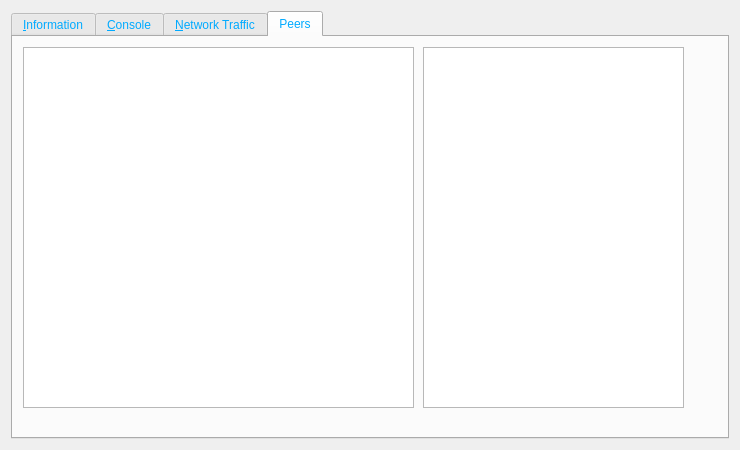
<?xml version="1.0" encoding="UTF-8"?>
<ui version="4.0">
 <class>RPCConsole</class>
 <widget class="QWidget" name="RPCConsole">
  <property name="geometry">
   <rect>
    <x>0</x>
    <y>0</y>
    <width>740</width>
    <height>450</height>
   </rect>
  </property>
  <property name="windowTitle">
   <string>SorachanCoin - Debug window</string>
  </property>
  <property name="styleSheet">
   <string notr="true">background-image: url(:/images/bkg2);
color: rgb(0, 170, 255);</string>
  </property>
  <layout class="QVBoxLayout" name="verticalLayout_2">
   <item>
    <widget class="QTabWidget" name="tabWidget">
     <property name="locale">
      <locale language="English" country="UnitedStates"/>
     </property>
     <property name="currentIndex">
      <number>3</number>
     </property>
     <widget class="QWidget" name="tab_info">
      <attribute name="title">
       <string>&amp;Information</string>
      </attribute>
      <layout class="QGridLayout" name="gridLayout">
       <item row="15" column="2">
        <widget class="QLabel" name="labelConfigfile">
         <property name="font">
          <font>
           <weight>75</weight>
           <bold>true</bold>
          </font>
         </property>
         <property name="text">
          <string>Configuration file</string>
         </property>
        </widget>
       </item>
       <item row="13" column="2">
        <widget class="QLabel" name="lastBlockTime">
         <property name="cursor">
          <cursorShape>IBeamCursor</cursorShape>
         </property>
         <property name="text">
          <string>N/A</string>
         </property>
         <property name="textFormat">
          <enum>Qt::PlainText</enum>
         </property>
         <property name="textInteractionFlags">
          <set>Qt::LinksAccessibleByMouse|Qt::TextSelectableByKeyboard|Qt::TextSelectableByMouse</set>
         </property>
        </widget>
       </item>
       <item row="11" column="0">
        <widget class="QLabel" name="label_3">
         <property name="text">
          <string>Current number of blocks</string>
         </property>
        </widget>
       </item>
       <item row="11" column="2">
        <widget class="QLabel" name="numberOfBlocks">
         <property name="cursor">
          <cursorShape>IBeamCursor</cursorShape>
         </property>
         <property name="text">
          <string>N/A</string>
         </property>
         <property name="textFormat">
          <enum>Qt::PlainText</enum>
         </property>
         <property name="textInteractionFlags">
          <set>Qt::LinksAccessibleByMouse|Qt::TextSelectableByKeyboard|Qt::TextSelectableByMouse</set>
         </property>
        </widget>
       </item>
       <item row="17" column="0">
        <widget class="QLabel" name="labelCLOptions">
         <property name="font">
          <font>
           <weight>75</weight>
           <bold>true</bold>
          </font>
         </property>
         <property name="text">
          <string>Command-line options</string>
         </property>
        </widget>
       </item>
       <item row="16" column="0">
        <widget class="QPushButton" name="openDebugLogfileButton">
         <property name="toolTip">
          <string>Open the SorachanCoin debug log file from the current data directory. This can take a few seconds for large log files.</string>
         </property>
         <property name="text">
          <string>&amp;Open</string>
         </property>
         <property name="autoDefault">
          <bool>false</bool>
         </property>
        </widget>
       </item>
       <item row="15" column="0">
        <widget class="QLabel" name="labelDebugLogfile">
         <property name="font">
          <font>
           <weight>75</weight>
           <bold>true</bold>
          </font>
         </property>
         <property name="text">
          <string>Debug log file</string>
         </property>
        </widget>
       </item>
       <item row="18" column="3" rowspan="2">
        <spacer name="horizontalSpacer">
         <property name="orientation">
          <enum>Qt::Horizontal</enum>
         </property>
         <property name="sizeHint" stdset="0">
          <size>
           <width>404</width>
           <height>20</height>
          </size>
         </property>
        </spacer>
       </item>
       <item row="19" column="1">
        <spacer name="verticalSpacer">
         <property name="orientation">
          <enum>Qt::Vertical</enum>
         </property>
         <property name="sizeHint" stdset="0">
          <size>
           <width>20</width>
           <height>40</height>
          </size>
         </property>
        </spacer>
       </item>
       <item row="18" column="0">
        <widget class="QPushButton" name="showCLOptionsButton">
         <property name="toolTip">
          <string>Show the SorachanCoin-qt help message to get a list with possible SorachanCoin command-line options.</string>
         </property>
         <property name="text">
          <string>&amp;Show</string>
         </property>
         <property name="autoDefault">
          <bool>false</bool>
         </property>
        </widget>
       </item>
       <item row="13" column="0">
        <widget class="QLabel" name="label_2">
         <property name="text">
          <string>Last block time</string>
         </property>
        </widget>
       </item>
       <item row="7" column="0">
        <widget class="QLabel" name="label_11">
         <property name="font">
          <font>
           <weight>75</weight>
           <bold>true</bold>
          </font>
         </property>
         <property name="text">
          <string>Network</string>
         </property>
        </widget>
       </item>
       <item row="6" column="2">
        <widget class="QLabel" name="startupTime">
         <property name="cursor">
          <cursorShape>IBeamCursor</cursorShape>
         </property>
         <property name="text">
          <string>N/A</string>
         </property>
         <property name="textFormat">
          <enum>Qt::PlainText</enum>
         </property>
         <property name="textInteractionFlags">
          <set>Qt::LinksAccessibleByMouse|Qt::TextSelectableByKeyboard|Qt::TextSelectableByMouse</set>
         </property>
        </widget>
       </item>
       <item row="6" column="0">
        <widget class="QLabel" name="label_13">
         <property name="text">
          <string>Startup time</string>
         </property>
        </widget>
       </item>
       <item row="9" column="0">
        <widget class="QLabel" name="label_8">
         <property name="text">
          <string>On testnet</string>
         </property>
        </widget>
       </item>
       <item row="8" column="2">
        <widget class="QLabel" name="numberOfConnections">
         <property name="cursor">
          <cursorShape>IBeamCursor</cursorShape>
         </property>
         <property name="text">
          <string>N/A</string>
         </property>
         <property name="textFormat">
          <enum>Qt::PlainText</enum>
         </property>
         <property name="textInteractionFlags">
          <set>Qt::LinksAccessibleByMouse|Qt::TextSelectableByKeyboard|Qt::TextSelectableByMouse</set>
         </property>
        </widget>
       </item>
       <item row="8" column="0">
        <widget class="QLabel" name="label_7">
         <property name="text">
          <string>Number of connections</string>
         </property>
        </widget>
       </item>
       <item row="10" column="0">
        <widget class="QLabel" name="label_10">
         <property name="font">
          <font>
           <weight>75</weight>
           <bold>true</bold>
          </font>
         </property>
         <property name="text">
          <string>Block chain</string>
         </property>
        </widget>
       </item>
       <item row="9" column="2">
        <widget class="QCheckBox" name="isTestNet">
         <property name="enabled">
          <bool>false</bool>
         </property>
         <property name="text">
          <string/>
         </property>
        </widget>
       </item>
       <item row="12" column="0">
        <widget class="QLabel" name="label_4">
         <property name="text">
          <string>Estimated total blocks</string>
         </property>
        </widget>
       </item>
       <item row="12" column="2">
        <widget class="QLabel" name="totalBlocks">
         <property name="cursor">
          <cursorShape>IBeamCursor</cursorShape>
         </property>
         <property name="text">
          <string>N/A</string>
         </property>
         <property name="textFormat">
          <enum>Qt::PlainText</enum>
         </property>
         <property name="textInteractionFlags">
          <set>Qt::LinksAccessibleByMouse|Qt::TextSelectableByKeyboard|Qt::TextSelectableByMouse</set>
         </property>
        </widget>
       </item>
       <item row="2" column="2">
        <widget class="QLabel" name="clientVersion">
         <property name="cursor">
          <cursorShape>IBeamCursor</cursorShape>
         </property>
         <property name="text">
          <string>N/A</string>
         </property>
         <property name="textFormat">
          <enum>Qt::PlainText</enum>
         </property>
         <property name="textInteractionFlags">
          <set>Qt::LinksAccessibleByMouse|Qt::TextSelectableByKeyboard|Qt::TextSelectableByMouse</set>
         </property>
        </widget>
       </item>
       <item row="4" column="0">
        <widget class="QLabel" name="label_berkeleyDBVersion">
         <property name="text">
          <string>Using BerkeleyDB version</string>
         </property>
         <property name="indent">
          <number>10</number>
         </property>
        </widget>
       </item>
       <item row="3" column="0">
        <widget class="QLabel" name="label_14">
         <property name="text">
          <string>Using OpenSSL version</string>
         </property>
         <property name="indent">
          <number>10</number>
         </property>
        </widget>
       </item>
       <item row="3" column="2">
        <widget class="QLabel" name="openSSLVersion">
         <property name="cursor">
          <cursorShape>IBeamCursor</cursorShape>
         </property>
         <property name="text">
          <string>N/A</string>
         </property>
         <property name="textFormat">
          <enum>Qt::PlainText</enum>
         </property>
         <property name="textInteractionFlags">
          <set>Qt::LinksAccessibleByMouse|Qt::TextSelectableByKeyboard|Qt::TextSelectableByMouse</set>
         </property>
        </widget>
       </item>
       <item row="4" column="2">
        <widget class="QLabel" name="berkeleyDBVersion">
         <property name="cursor">
          <cursorShape>IBeamCursor</cursorShape>
         </property>
         <property name="text">
          <string>N/A</string>
         </property>
         <property name="textFormat">
          <enum>Qt::PlainText</enum>
         </property>
         <property name="textInteractionFlags">
          <set>Qt::LinksAccessibleByMouse|Qt::TextSelectableByKeyboard|Qt::TextSelectableByMouse</set>
         </property>
        </widget>
       </item>
       <item row="5" column="0">
        <widget class="QLabel" name="label_12">
         <property name="text">
          <string>Build date</string>
         </property>
        </widget>
       </item>
       <item row="5" column="2">
        <widget class="QLabel" name="buildDate">
         <property name="cursor">
          <cursorShape>IBeamCursor</cursorShape>
         </property>
         <property name="text">
          <string>2018-6</string>
         </property>
         <property name="textFormat">
          <enum>Qt::PlainText</enum>
         </property>
         <property name="textInteractionFlags">
          <set>Qt::LinksAccessibleByMouse|Qt::TextSelectableByKeyboard|Qt::TextSelectableByMouse</set>
         </property>
        </widget>
       </item>
       <item row="2" column="0">
        <widget class="QLabel" name="label_6">
         <property name="text">
          <string>Client version</string>
         </property>
        </widget>
       </item>
       <item row="0" column="0">
        <widget class="QLabel" name="label_9">
         <property name="font">
          <font>
           <weight>75</weight>
           <bold>true</bold>
          </font>
         </property>
         <property name="text">
          <string>SorachanCoin Core</string>
         </property>
        </widget>
       </item>
       <item row="1" column="2">
        <widget class="QLabel" name="clientName">
         <property name="cursor">
          <cursorShape>IBeamCursor</cursorShape>
         </property>
         <property name="text">
          <string>N/A</string>
         </property>
         <property name="textFormat">
          <enum>Qt::PlainText</enum>
         </property>
         <property name="textInteractionFlags">
          <set>Qt::LinksAccessibleByMouse|Qt::TextSelectableByKeyboard|Qt::TextSelectableByMouse</set>
         </property>
        </widget>
       </item>
       <item row="1" column="0">
        <widget class="QLabel" name="label_5">
         <property name="text">
          <string>Client name</string>
         </property>
        </widget>
       </item>
       <item row="14" column="2">
        <spacer name="verticalSpacer_2">
         <property name="orientation">
          <enum>Qt::Vertical</enum>
         </property>
         <property name="sizeHint" stdset="0">
          <size>
           <width>20</width>
           <height>20</height>
          </size>
         </property>
        </spacer>
       </item>
       <item row="16" column="2">
        <widget class="QPushButton" name="openConfigurationfileButton">
         <property name="toolTip">
          <string>Open the SorachanCoin configuration file from the current data directory.</string>
         </property>
         <property name="text">
          <string>O&amp;pen</string>
         </property>
         <property name="autoDefault">
          <bool>false</bool>
         </property>
        </widget>
       </item>
      </layout>
     </widget>
     <widget class="QWidget" name="tab_console">
      <attribute name="title">
       <string>&amp;Console</string>
      </attribute>
      <layout class="QVBoxLayout" name="verticalLayout_3">
       <property name="spacing">
        <number>3</number>
       </property>
       <item>
        <widget class="QTextEdit" name="messagesWidget">
         <property name="minimumSize">
          <size>
           <width>0</width>
           <height>100</height>
          </size>
         </property>
         <property name="readOnly">
          <bool>true</bool>
         </property>
         <property name="tabKeyNavigation" stdset="0">
          <bool>false</bool>
         </property>
         <property name="columnCount" stdset="0">
          <number>2</number>
         </property>
        </widget>
       </item>
       <item>
        <layout class="QHBoxLayout" name="horizontalLayout">
         <property name="spacing">
          <number>3</number>
         </property>
         <item>
          <widget class="QLabel" name="label">
           <property name="text">
            <string notr="true">&gt;</string>
           </property>
          </widget>
         </item>
         <item>
          <widget class="QLineEdit" name="lineEdit"/>
         </item>
         <item>
          <widget class="QPushButton" name="clearButton">
           <property name="maximumSize">
            <size>
             <width>24</width>
             <height>24</height>
            </size>
           </property>
           <property name="toolTip">
            <string>Clear console</string>
           </property>
           <property name="text">
            <string/>
           </property>
           <property name="icon">
            <iconset resource="../bitcoin.qrc">
             <normaloff>:/icons/remove</normaloff>:/icons/remove</iconset>
           </property>
           <property name="shortcut">
            <string notr="true">Ctrl+L</string>
           </property>
           <property name="autoDefault">
            <bool>false</bool>
           </property>
          </widget>
         </item>
        </layout>
       </item>
      </layout>
     </widget>
     <widget class="QWidget" name="tab_nettraffic">
      <attribute name="title">
       <string>&amp;Network Traffic</string>
      </attribute>
      <layout class="QHBoxLayout" name="horizontalLayout_3">
       <item>
        <layout class="QVBoxLayout" name="verticalLayout_4">
         <item>
          <widget class="TrafficGraphWidget" name="trafficGraph" native="true">
           <property name="sizePolicy">
            <sizepolicy hsizetype="Expanding" vsizetype="Expanding">
             <horstretch>0</horstretch>
             <verstretch>0</verstretch>
            </sizepolicy>
           </property>
          </widget>
         </item>
         <item>
          <layout class="QHBoxLayout" name="horizontalLayout_2">
           <item>
            <widget class="QSlider" name="sldGraphRange">
             <property name="minimum">
              <number>1</number>
             </property>
             <property name="maximum">
              <number>288</number>
             </property>
             <property name="pageStep">
              <number>12</number>
             </property>
             <property name="value">
              <number>6</number>
             </property>
             <property name="orientation">
              <enum>Qt::Horizontal</enum>
             </property>
            </widget>
           </item>
           <item>
            <widget class="QLabel" name="lblGraphRange">
             <property name="minimumSize">
              <size>
               <width>100</width>
               <height>0</height>
              </size>
             </property>
             <property name="alignment">
              <set>Qt::AlignCenter</set>
             </property>
            </widget>
           </item>
           <item>
            <widget class="QPushButton" name="btnClearTrafficGraph">
             <property name="text">
              <string>&amp;Clear</string>
             </property>
             <property name="autoDefault">
              <bool>false</bool>
             </property>
            </widget>
           </item>
          </layout>
         </item>
        </layout>
       </item>
       <item>
        <layout class="QVBoxLayout" name="verticalLayout">
         <item>
          <widget class="QGroupBox" name="groupBox">
           <property name="title">
            <string>Totals</string>
           </property>
           <layout class="QVBoxLayout" name="verticalLayout_5">
            <item>
             <layout class="QHBoxLayout" name="horizontalLayout_4">
              <item>
               <widget class="Line" name="line">
                <property name="sizePolicy">
                 <sizepolicy hsizetype="Fixed" vsizetype="Fixed">
                  <horstretch>0</horstretch>
                  <verstretch>0</verstretch>
                 </sizepolicy>
                </property>
                <property name="minimumSize">
                 <size>
                  <width>10</width>
                  <height>0</height>
                 </size>
                </property>
                <property name="palette">
                 <palette>
                  <active>
                   <colorrole role="WindowText">
                    <brush brushstyle="SolidPattern">
                     <color alpha="255">
                      <red>0</red>
                      <green>170</green>
                      <blue>255</blue>
                     </color>
                    </brush>
                   </colorrole>
                   <colorrole role="Light">
                    <brush brushstyle="SolidPattern">
                     <color alpha="255">
                      <red>0</red>
                      <green>255</green>
                      <blue>0</blue>
                     </color>
                    </brush>
                   </colorrole>
                   <colorrole role="Text">
                    <brush brushstyle="SolidPattern">
                     <color alpha="255">
                      <red>0</red>
                      <green>170</green>
                      <blue>255</blue>
                     </color>
                    </brush>
                   </colorrole>
                   <colorrole role="ButtonText">
                    <brush brushstyle="SolidPattern">
                     <color alpha="255">
                      <red>0</red>
                      <green>170</green>
                      <blue>255</blue>
                     </color>
                    </brush>
                   </colorrole>
                  </active>
                  <inactive>
                   <colorrole role="WindowText">
                    <brush brushstyle="SolidPattern">
                     <color alpha="255">
                      <red>0</red>
                      <green>170</green>
                      <blue>255</blue>
                     </color>
                    </brush>
                   </colorrole>
                   <colorrole role="Light">
                    <brush brushstyle="SolidPattern">
                     <color alpha="255">
                      <red>0</red>
                      <green>255</green>
                      <blue>0</blue>
                     </color>
                    </brush>
                   </colorrole>
                   <colorrole role="Text">
                    <brush brushstyle="SolidPattern">
                     <color alpha="255">
                      <red>0</red>
                      <green>170</green>
                      <blue>255</blue>
                     </color>
                    </brush>
                   </colorrole>
                   <colorrole role="ButtonText">
                    <brush brushstyle="SolidPattern">
                     <color alpha="255">
                      <red>0</red>
                      <green>170</green>
                      <blue>255</blue>
                     </color>
                    </brush>
                   </colorrole>
                  </inactive>
                  <disabled>
                   <colorrole role="WindowText">
                    <brush brushstyle="SolidPattern">
                     <color alpha="255">
                      <red>0</red>
                      <green>170</green>
                      <blue>255</blue>
                     </color>
                    </brush>
                   </colorrole>
                   <colorrole role="Light">
                    <brush brushstyle="SolidPattern">
                     <color alpha="255">
                      <red>0</red>
                      <green>255</green>
                      <blue>0</blue>
                     </color>
                    </brush>
                   </colorrole>
                   <colorrole role="Text">
                    <brush brushstyle="SolidPattern">
                     <color alpha="255">
                      <red>0</red>
                      <green>170</green>
                      <blue>255</blue>
                     </color>
                    </brush>
                   </colorrole>
                   <colorrole role="ButtonText">
                    <brush brushstyle="SolidPattern">
                     <color alpha="255">
                      <red>0</red>
                      <green>170</green>
                      <blue>255</blue>
                     </color>
                    </brush>
                   </colorrole>
                  </disabled>
                 </palette>
                </property>
                <property name="orientation">
                 <enum>Qt::Horizontal</enum>
                </property>
               </widget>
              </item>
              <item>
               <widget class="QLabel" name="label_16">
                <property name="text">
                 <string>Received:</string>
                </property>
               </widget>
              </item>
              <item>
               <widget class="QLabel" name="lblBytesIn">
                <property name="minimumSize">
                 <size>
                  <width>50</width>
                  <height>0</height>
                 </size>
                </property>
                <property name="alignment">
                 <set>Qt::AlignRight|Qt::AlignTrailing|Qt::AlignVCenter</set>
                </property>
               </widget>
              </item>
             </layout>
            </item>
            <item>
             <layout class="QHBoxLayout" name="horizontalLayout_5">
              <item>
               <widget class="Line" name="line_2">
                <property name="sizePolicy">
                 <sizepolicy hsizetype="Fixed" vsizetype="Fixed">
                  <horstretch>0</horstretch>
                  <verstretch>0</verstretch>
                 </sizepolicy>
                </property>
                <property name="minimumSize">
                 <size>
                  <width>10</width>
                  <height>0</height>
                 </size>
                </property>
                <property name="palette">
                 <palette>
                  <active>
                   <colorrole role="WindowText">
                    <brush brushstyle="SolidPattern">
                     <color alpha="255">
                      <red>0</red>
                      <green>170</green>
                      <blue>255</blue>
                     </color>
                    </brush>
                   </colorrole>
                   <colorrole role="Light">
                    <brush brushstyle="SolidPattern">
                     <color alpha="255">
                      <red>255</red>
                      <green>0</green>
                      <blue>0</blue>
                     </color>
                    </brush>
                   </colorrole>
                   <colorrole role="Text">
                    <brush brushstyle="SolidPattern">
                     <color alpha="255">
                      <red>0</red>
                      <green>170</green>
                      <blue>255</blue>
                     </color>
                    </brush>
                   </colorrole>
                   <colorrole role="ButtonText">
                    <brush brushstyle="SolidPattern">
                     <color alpha="255">
                      <red>0</red>
                      <green>170</green>
                      <blue>255</blue>
                     </color>
                    </brush>
                   </colorrole>
                  </active>
                  <inactive>
                   <colorrole role="WindowText">
                    <brush brushstyle="SolidPattern">
                     <color alpha="255">
                      <red>0</red>
                      <green>170</green>
                      <blue>255</blue>
                     </color>
                    </brush>
                   </colorrole>
                   <colorrole role="Light">
                    <brush brushstyle="SolidPattern">
                     <color alpha="255">
                      <red>255</red>
                      <green>0</green>
                      <blue>0</blue>
                     </color>
                    </brush>
                   </colorrole>
                   <colorrole role="Text">
                    <brush brushstyle="SolidPattern">
                     <color alpha="255">
                      <red>0</red>
                      <green>170</green>
                      <blue>255</blue>
                     </color>
                    </brush>
                   </colorrole>
                   <colorrole role="ButtonText">
                    <brush brushstyle="SolidPattern">
                     <color alpha="255">
                      <red>0</red>
                      <green>170</green>
                      <blue>255</blue>
                     </color>
                    </brush>
                   </colorrole>
                  </inactive>
                  <disabled>
                   <colorrole role="WindowText">
                    <brush brushstyle="SolidPattern">
                     <color alpha="255">
                      <red>0</red>
                      <green>170</green>
                      <blue>255</blue>
                     </color>
                    </brush>
                   </colorrole>
                   <colorrole role="Light">
                    <brush brushstyle="SolidPattern">
                     <color alpha="255">
                      <red>255</red>
                      <green>0</green>
                      <blue>0</blue>
                     </color>
                    </brush>
                   </colorrole>
                   <colorrole role="Text">
                    <brush brushstyle="SolidPattern">
                     <color alpha="255">
                      <red>0</red>
                      <green>170</green>
                      <blue>255</blue>
                     </color>
                    </brush>
                   </colorrole>
                   <colorrole role="ButtonText">
                    <brush brushstyle="SolidPattern">
                     <color alpha="255">
                      <red>0</red>
                      <green>170</green>
                      <blue>255</blue>
                     </color>
                    </brush>
                   </colorrole>
                  </disabled>
                 </palette>
                </property>
                <property name="orientation">
                 <enum>Qt::Horizontal</enum>
                </property>
               </widget>
              </item>
              <item>
               <widget class="QLabel" name="label_17">
                <property name="text">
                 <string>Sent:</string>
                </property>
               </widget>
              </item>
              <item>
               <widget class="QLabel" name="lblBytesOut">
                <property name="minimumSize">
                 <size>
                  <width>50</width>
                  <height>0</height>
                 </size>
                </property>
                <property name="alignment">
                 <set>Qt::AlignRight|Qt::AlignTrailing|Qt::AlignVCenter</set>
                </property>
               </widget>
              </item>
             </layout>
            </item>
            <item>
             <spacer name="verticalSpacer_4">
              <property name="orientation">
               <enum>Qt::Vertical</enum>
              </property>
              <property name="sizeHint" stdset="0">
               <size>
                <width>20</width>
                <height>407</height>
               </size>
              </property>
             </spacer>
            </item>
           </layout>
          </widget>
         </item>
        </layout>
       </item>
      </layout>
     </widget>
     <widget class="QWidget" name="tab_peers">
      <attribute name="title">
       <string>Peers</string>
      </attribute>
      <widget class="QListView" name="peerslist">
       <property name="geometry">
        <rect>
         <x>10</x>
         <y>10</y>
         <width>391</width>
         <height>361</height>
        </rect>
       </property>
      </widget>
      <widget class="QListWidget" name="bansListView">
       <property name="geometry">
        <rect>
         <x>410</x>
         <y>10</y>
         <width>261</width>
         <height>361</height>
        </rect>
       </property>
      </widget>
     </widget>
    </widget>
   </item>
  </layout>
 </widget>
 <customwidgets>
  <customwidget>
   <class>TrafficGraphWidget</class>
   <extends>QWidget</extends>
   <header>trafficgraphwidget.h</header>
   <container>1</container>
   <slots>
    <slot>clear()</slot>
   </slots>
  </customwidget>
 </customwidgets>
 <resources>
  <include location="../bitcoin.qrc"/>
 </resources>
 <connections/>
</ui>
